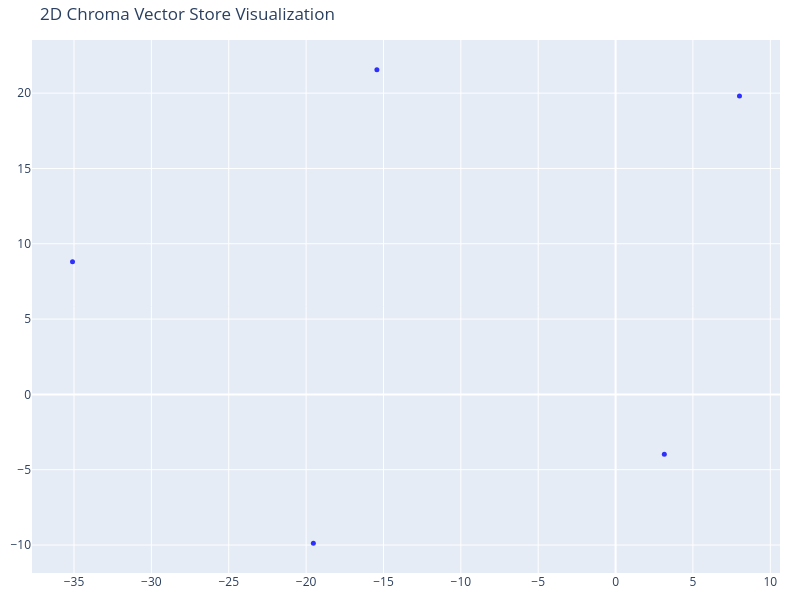

The notebook cell saved with this chart:
### Code cell
tsne = TSNE(n_components=2, random_state=42, perplexity=min(30, len(vectors) - 1))
reduced_vectors = tsne.fit_transform(vectors)

fig = go.Figure(data=[go.Scatter(
    x=reduced_vectors[:, 0],
    y=reduced_vectors[:, 1],
    mode='markers',
    marker=dict(size=5, color=colors, opacity=0.8),
    text=[f"Company: {t}<br>Text: {d[:100]}..." for t, d in zip(doc_types, documents)],
    hoverinfo='text'
)])

fig.update_layout(title='2D Chroma Vector Store Visualization',
    scene=dict(xaxis_title='x', yaxis_title='y'),
    width=800,
    height=600,
    margin=dict(r=20, b=10, l=10, t=40)
)

fig.show()

### Figure 1 — Plotly figure (JSON) as saved in the notebook; plotly's stock layout.template omitted (floating-point values rounded to 4 significant figures)
{"data": [{"hoverinfo": "text", "marker": {"color": ["blue", "blue", "blue", "blue", "blue"], "opacity": 0.8, "size": 5}, "mode": "markers", "text": ["Company: island_glow_skincare<br>Text: Island Glow Skincare - Company Profile & Brand Guide 2026\nPage 1\nIsland Glow Skincare\nCompany Profil...", "Company: island_glow_skincare<br>Text: 4,800\nTurmeric Brightening Mask\nClay mask with turmeric and red sandalwood, 100 g\n3,200\nCoconut Clou...", "Company: island_glow_skincare<br>Text: premium.\nBrand identity\n\nBrand colours: soft terracotta blush (#E8B4A0), warm cocoa brown (#5A3E36)...", "Company: island_glow_skincare<br>Text: Island Glow Skincare - Company Profile & Brand Guide 2026\nPage 2\nWhat makes us different\n\nEvery pro...", "Company: island_glow_skincare<br>Text: Marketing goals for 2027\n\nLaunch the new Sun Shield Gel SPF 50 Tinted (March 2027). Goal: 3,000 uni..."], "type": "scatter", "x": [-35.1, -15.43, -19.53, 3.151, 8.008], "y": [8.81, 21.55, -9.88, -3.973, 19.81]}], "layout": {"height": 600, "margin": {"b": 10, "l": 10, "r": 20, "t": 40}, "scene": {"xaxis": {"title": {"text": "x"}}, "yaxis": {"title": {"text": "y"}}}, "title": {"text": "2D Chroma Vector Store Visualization"}, "width": 800}}
